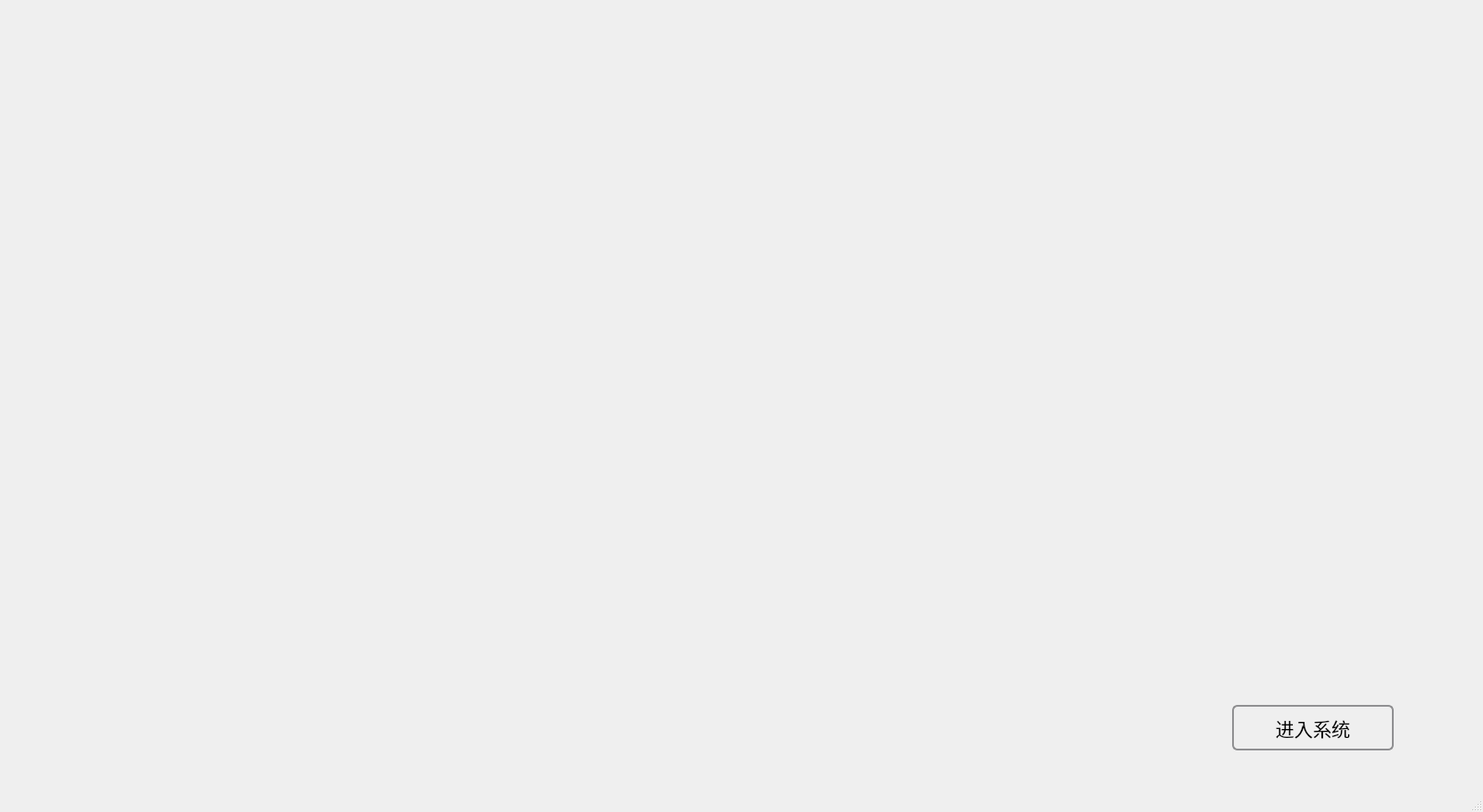
<?xml version="1.0" encoding="UTF-8"?>
<ui version="4.0">
 <class>HomePageWindow</class>
 <widget class="QMainWindow" name="HomePageWindow">
  <property name="geometry">
   <rect>
    <x>0</x>
    <y>0</y>
    <width>1661</width>
    <height>910</height>
   </rect>
  </property>
  <property name="baseSize">
   <size>
    <width>2</width>
    <height>0</height>
   </size>
  </property>
  <property name="windowTitle">
   <string>欢迎来到智能舌诊系统！</string>
  </property>
  <property name="styleSheet">
   <string notr="true">background-image:url(F:/PythonWorkspace/unet_keras/logo22.jpg);</string>
  </property>
  <widget class="QWidget" name="centralwidget">
   <widget class="QPushButton" name="pushButton">
    <property name="geometry">
     <rect>
      <x>1380</x>
      <y>790</y>
      <width>181</width>
      <height>51</height>
     </rect>
    </property>
    <property name="font">
     <font>
      <pointsize>16</pointsize>
     </font>
    </property>
    <property name="styleSheet">
     <string notr="true">QPushButton {
    border: 2px solid #8f8f91;
    border-radius: 6px;
    background-color: qlineargradient(x1: 0, y1: 0, x2: 0, y2: 1,
                                      stop: 0 #f6f7fa, stop: 1 #dadbde);
    min-width: 80px;
}

QPushButton:hover
{
	background-color: rgb(0, 150, 0);
}


QPushButton:pressed {
    background-color: qlineargradient(x1: 0, y1: 0, x2: 0, y2: 1,
                                      stop: 0 #dadbde, stop: 1 #f6f7fa);
}

QPushButton:flat {
    border: none; /* no border for a flat push button */
}

QPushButton:default {
    border-color: navy; /* make the default button prominent */
}</string>
    </property>
    <property name="text">
     <string>进入系统</string>
    </property>
   </widget>
  </widget>
  <widget class="QMenuBar" name="menubar">
   <property name="geometry">
    <rect>
     <x>0</x>
     <y>0</y>
     <width>1661</width>
     <height>22</height>
    </rect>
   </property>
  </widget>
  <widget class="QStatusBar" name="statusbar"/>
 </widget>
 <resources/>
 <connections/>
</ui>
